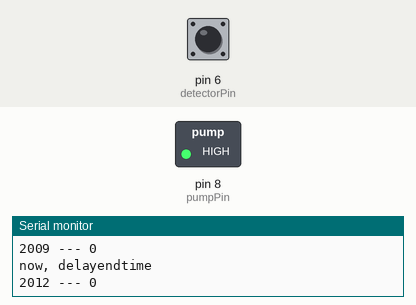
This sketch was run on a simulated Arduino Uno, built with avr-gcc and run on an emulated ATmega328P. On the bench: switched loads named in the sketch (green lamp = pin HIGH), the last lines printed to the serial monitor. The inputs (shaded band) are chosen by the test bench; at power-on: pin 6 (detectorPin) HIGH.

Above: at 2.8 s.
2.9 s: pin 6 (detectorPin) pulled LOW for 1.25 s
At 5.5 s:
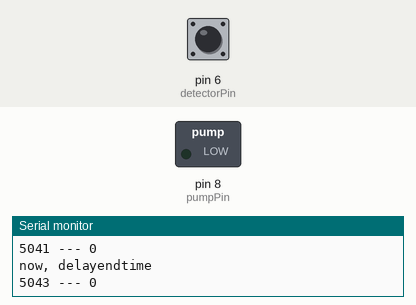
Timing chart, 0 to 7.6 s (numbered marks = the images above; inputs shaded):
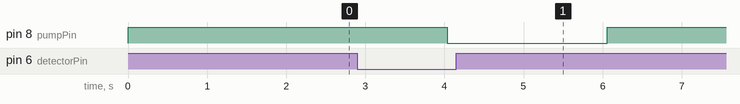

The sketch:

SumpPumpController.ino
```cpp
#include "all.h"

static bool firstTime = true;
static int detectorPin = 6;
static int pumpPin = 8;
static bool pumpState = false;
static bool prevPumpState = false;

// TODO -- I added these variables so we can be smart about setting the delay time.  E.g. small duty cycle should make the delay longer.
static unsigned long pumpOnTimeInSeconds = 0;
static unsigned long pumpOffTimeInSeconds = 0;

// Likely that I'll adjust this
static unsigned long delayInSeconds = 300;
static unsigned long delayEndTime = 0;
static unsigned long currentPumpStart = 0;

#define debug Serial.print

// change for active high!
#define RELAY_OFF HIGH
#define RELAY_ON LOW

//
// Note:  We are using an input with a ~~ 20-50K pullup resistor.  Perfect.  Makes things simpler.  We don't need a resistor!
// This means, though, that the logical sense is inverted.  Just remember this:
// FLOOD == LOW INPUT  (circuit completes the circuit, input goes low)
// one wire goes to ground.  The other goes to "detectorPin"


void setup() {
  pinMode(detectorPin, INPUT_PULLUP);
  pinMode(pumpPin, OUTPUT);
  digitalWrite(pumpPin, RELAY_OFF);
  pumpState = false;
  prevPumpState = false;
  debug("firstTime!!!\n");
  Serial.begin(57600);  //Begin serial communcation
  Serial.print("Serial Communications at 57600\n");
}

void loop() {
  bool flooded = isFlooded();
  bool pumpOn = isPumpOn();
  bool inDelay = isInDelay();
  delay(1000);

  if(pumpOn)
    ++pumpOnTimeInSeconds;
  else
    ++pumpOffTimeInSeconds;

  debug4("flooded, pumpOn, inDelay, prevPumpState:  : ", flooded, pumpOn, inDelay, prevPumpState);

  if (isInDelay())
    return;

  // The water was just completely pumped dry...
  else if (flooded == false && prevPumpState == true) {
    debug("#########  TRUE -> FALSE\n");
    turnPumpOff();
    startDelay();
    prevPumpState = false;
  }
  // the pump was off -- we've flooded!!  But wait 5 minutes to avoid the constant on/off
  else if (flooded == true && prevPumpState == false) {
    debug("#########  FALSE -> TRUE\n");
    turnPumpOn();
    prevPumpState = true;
  }
}

bool isPumpOn() {
  return pumpState;
}

bool isFlooded() {
  return digitalRead(detectorPin) == LOW;
}

bool isInDelay() {
  unsigned long now = millis();
  debug("now, delayendtime\n");
  debug(now);
  debug(" --- ");
  debug(delayEndTime);
  debug("\n");

  if (delayEndTime == 0)
    return false;

  if (now < delayEndTime)
    return true;

  delayEndTime = 0;
  return false;
}

void startDelay() {
  unsigned long now = millis();
  unsigned long secondsPumpRan = (now-currentPumpStart) / 1000;

  if( secondsPumpRan < 30 )
    delayInSeconds *= 2;

  else if (secondsPumpRan > 300)
    delayInSeconds /= 2;

  if(delayInSeconds < 60)
     delayInSeconds = 60;

  if(delayInSeconds > 4800)
     delayInSeconds = 4800;

  delayEndTime = millis() + (delayInSeconds * 1000);
}

void turnPumpOn() {
  debug("Turn Pump On!!!!!!");
  currentPumpStart = millis();

  pumpState = true;
  digitalWrite(pumpPin, RELAY_ON);
}

void turnPumpOff() {
  debug("Turn Pump Off!!!!!!");
  pumpState = false;
  digitalWrite(pumpPin, RELAY_OFF);

}

void debug4(char* msg, bool b1, bool b2, bool b3, bool b4) {
  Serial.print(msg);
  Serial.print(b1);
  Serial.print(", ");
  Serial.print(b2);
  Serial.print(", ");
  Serial.print(b3);
  Serial.print(", ");
  Serial.print(b4);
  Serial.print("\n");
}
```

all.h
```cpp
#ifndef ALL_INCLUDED
#define ALL_INCLUDED

#include <Arduino.h>
extern bool isInDelay();
extern bool isPumpOn();
extern bool isFloatOn();
extern void turnPumpOn();
extern void turnPumpOff();

//#include "data.h"
//#include "utils.h"
//#include "Valve.h"
//#include "ValveManager.h"

#endif
```

Measured:
- after the input at 2.9 s, pin 8 (pumpPin): HIGH → LOW after 1.1 s, → HIGH 2.0 s later
